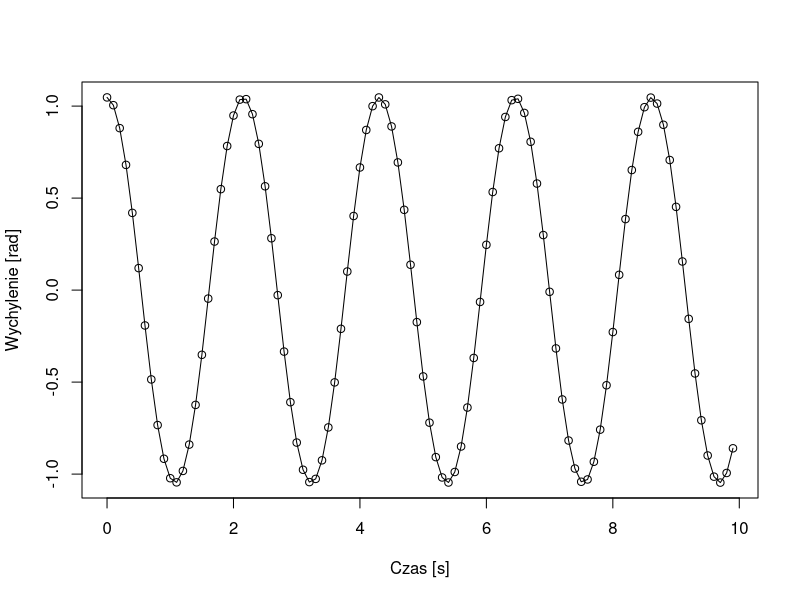

Reproduce this figure in R.
## ---- chunk 1
knitr::opts_chunk$set(echo = TRUE)
## ---- chunk 2
mydata = read.table("../Wahadlo/output.txt", header = TRUE)
plot(mydata["t"]$t, mydata["alfa"]$alfa, type="o", xlab="Czas [s]", ylab="Wychylenie [rad]")
